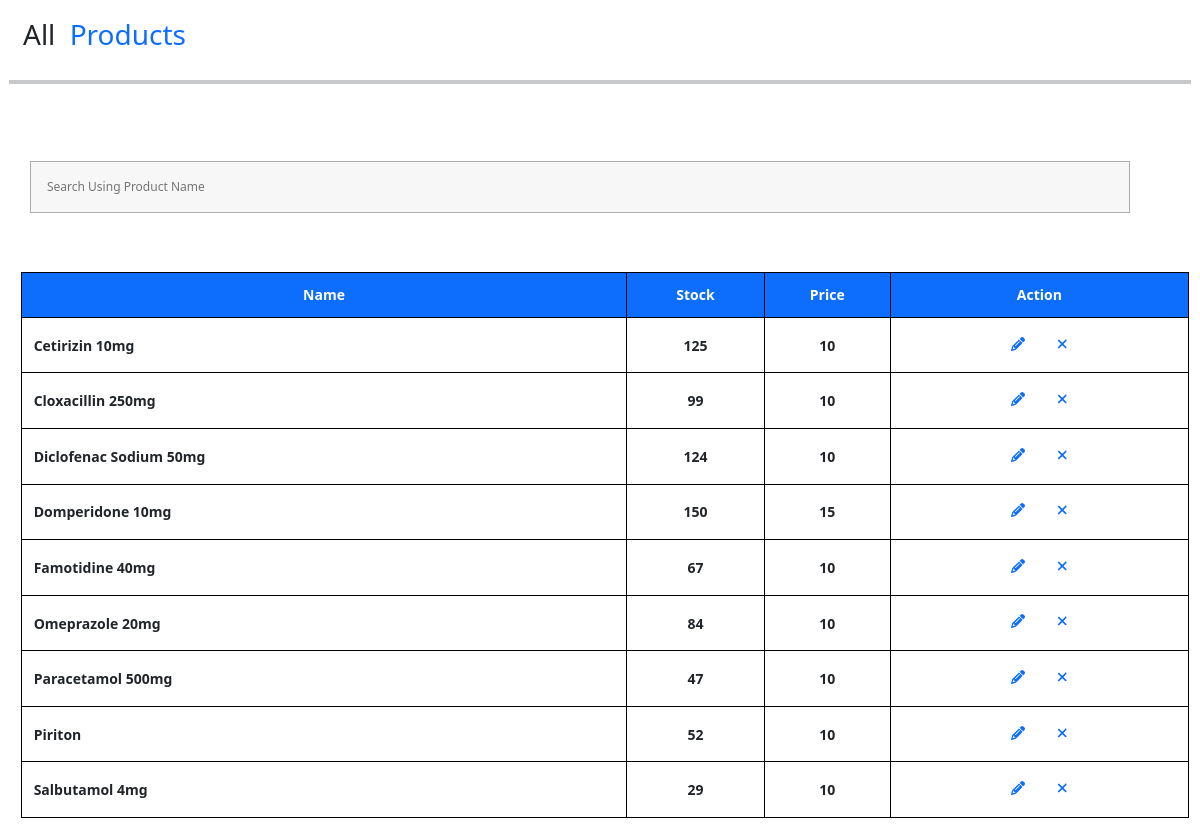
/viewproduct.php, run on the app's committed database.
### tables this page shows
CREATE TABLE `products` (
  `id` int(11) NOT NULL,
  `name` varchar(50) NOT NULL,
  `stock` int(11) NOT NULL,
  `price` varchar(10) NOT NULL,
  `exp_date` varchar(20) NOT NULL
);

### viewproduct.php (the view, shortened to what this page needs)
<?php
include('database.php');
?>
<!DOCTYPE html>
<html lang="en">
<head>
    <link rel="stylesheet" href="https://cdnjs.cloudflare.com/ajax/libs/font-awesome/5.15.3/css/all.min.css">
	<link href="assets/css/styles.css" rel="stylesheet" />
    <link rel="stylesheet" href="css/styles.css">
</head>
<body>
<section class="category contact" id="pickup">
	<h3 class='heading'>All <span style = 'color:#0d6efd;'>Products </span></h3>
</section>
<hr><br>
<section class="category contact" id="pickup">
    <form action = 'viewproduct.php' method = 'post'>
        <div class = 'inputBox'>
            <input type = 'text' name = 'search' placeholder = 'Search Using Product Name' style = 'width:96.5%;font-size:12px;' >
        </div>
    </form>
    <br>
	<table border = '1'>
	    <tr class = 'thead'>
	        <th style = 'background:#0d6efd;'>Name</th>
	        <th style = 'background:#0d6efd;'>Stock</th>
	        <th style = 'background:#0d6efd;'>Price</th>
	        <th style = 'background:#0d6efd;'>Action</th>
	    </tr>
	    <?php
	    if(isset($_POST['searchsubmit'])){
	        $search = $_POST['search'];
	        $sqla = "SELECT * FROM products where name like '%$search%' order by name ASC";
	    }
	    else{
	        $sqla = "SELECT * FROM products order by name ASC";
	    }
		$resulta = $conn->query($sqla);
		if ($resulta->num_rows > 0){
			while($rowa = $resulta->fetch_assoc()){
				$ida = $rowa['id'];
				$name = $rowa['name'];
				$stock = $rowa['stock'];
				$price = $rowa['price'];
				if ($stock <= 20){
				    $bgcolor = '#f00';
				}
				else{
				    $bgcolor = '#fff';
				}
				echo "<tr style = 'background:{$bgcolor};'>
            	        <th data-label = 'Name' style = 'text-align:left;margin-left:10px;'>{$name}</th>
            	        <th data-label = 'Stock'>{$stock}</th>
            	        <th data-label = 'Price'>{$price}</th>
            	        <th data-label = 'Action'>
            	            <a href = 'editproduct.php?editproductid={$ida}'><i class='fa fa-pencil' aria-hidden='true'></i></a>
            	            <a href = 'x.php?deleteproduct={$ida}'><i class='fa fa-times' aria-hidden='true'></i></a>
            	        </th>
            	</tr>";
			}
		}
	    ?>
    </table>
</section>
</body>
</html>

### viewproduct.php (style rules this page uses)
* { margin:5px; padding:2px; }
.inputBox input { padding:1rem; font-size: 1.7rem; background:#f7f7f7; text-transform: none; margin:1rem 0; border:.1rem solid rgba(0,0,0,.3); width: 100%; }
table { width:100%;border:1px solid #000;border-collapse:collapse; }
table tr:nth-child(odd) { background:#f5f5f5; }
th,td { padding:1%;border:1px solid #000;font-size:14px; }
th { text-align:center; }
.thead { color:#fff; }

### data on the page
products: name "Cetirizin 10mg", stock "125", price "10"
products: name "Cloxacillin 250mg", stock "99", price "10"
products: name "Diclofenac Sodium 50mg", stock "124", price "10"
products: name "Domperidone 10mg", stock "150", price "15"
products: name "Famotidine 40mg", stock "67", price "10"
products: name "Omeprazole 20mg", stock "84", price "10"
products: name "Paracetamol 500mg", stock "47", price "10"
products: name "Piriton", stock "52", price "10"
products: name "Salbutamol 4mg", stock "29", price "10"
